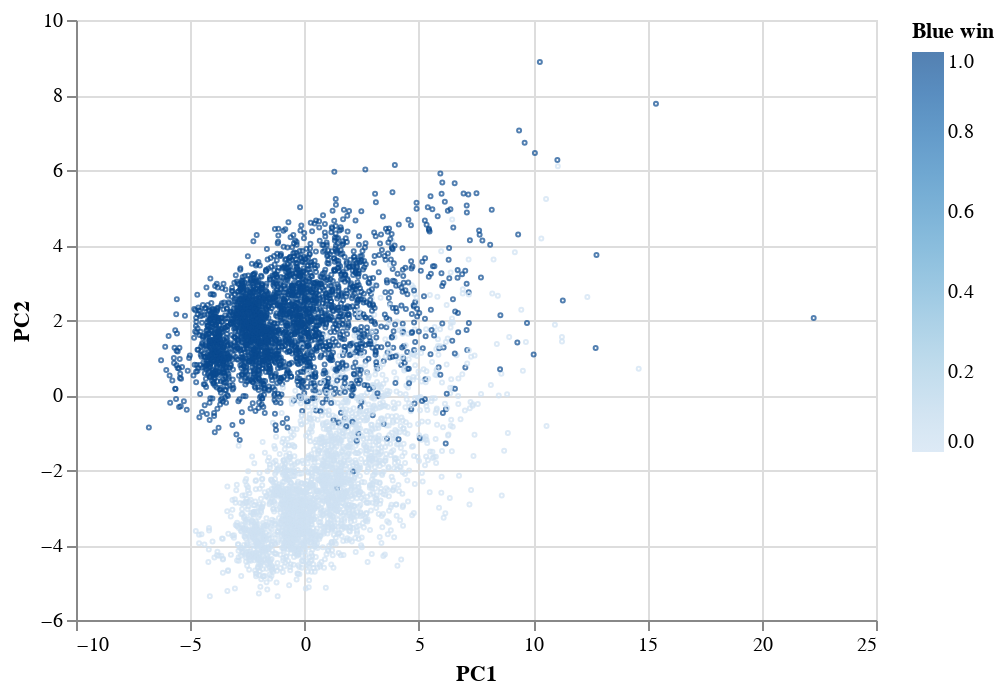

The notebook cell this image was saved under:
### Code cell
pca = visualizePCA(x_train, y_train, 'Blue win')

### Figure 1 — Vega-Lite specification as saved in the notebook (floating-point values rounded to 4 significant figures; data arrays with more than 128 entries replaced by an {"elided": "..."} marker saying what was removed)
{"config": {"view": {"continuousWidth": 400, "continuousHeight": 300}}, "data": {"name": "data-58e806019e2d2fd6c20551c24260ed10"}, "mark": {"type": "point", "size": 1}, "encoding": {"color": {"type": "quantitative", "field": "Blue win"}, "x": {"type": "quantitative", "field": "PC1"}, "y": {"type": "quantitative", "field": "PC2"}}, "$schema": "https://vega.github.io/schema/vega-lite/v4.8.1.json", "datasets": {"data-58e806019e2d2fd6c20551c24260ed10": {"elided": "5000 records"}}}
